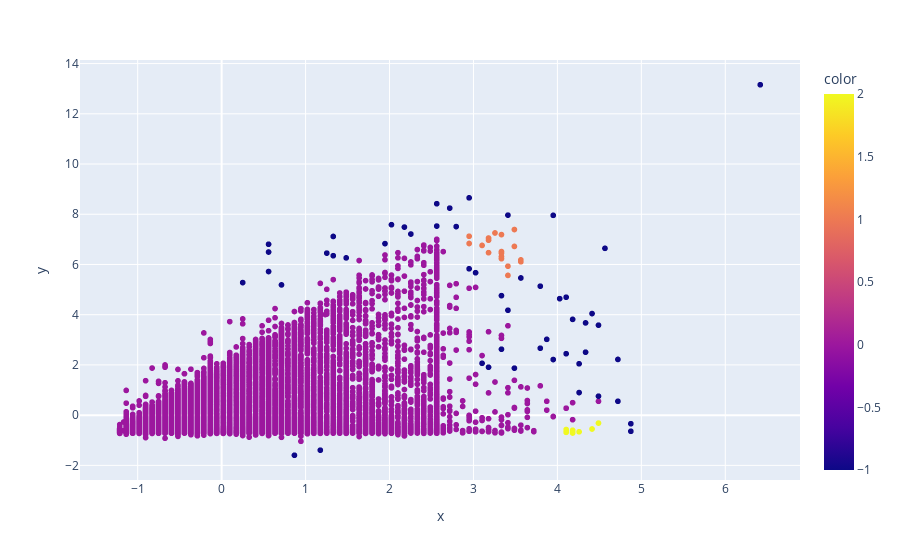

The code cell stored with this chart in its notebook:
### Code cell
grafico1 = px.scatter(x=X_cartao[:,0],y=X_cartao[:,1],color=rotulos)
grafico1.show()

### Figure 1 — Plotly figure (JSON) as saved in the notebook; plotly's stock layout.template omitted (floating-point values rounded to 4 significant figures; data arrays with more than 128 entries replaced by an {"elided": "..."} marker saying what was removed)
{"data": [{"hovertemplate": "x=%{x}<br>y=%{y}<br>color=%{marker.color}<extra></extra>", "legendgroup": "", "marker": {"color": {"elided": "30000 int values"}, "coloraxis": "coloraxis", "symbol": "circle"}, "mode": "markers", "name": "", "showlegend": false, "type": "scattergl", "x": {"elided": "30000 float values"}, "xaxis": "x", "y": {"elided": "30000 float values"}, "yaxis": "y"}], "layout": {"coloraxis": {"colorbar": {"title": {"text": "color"}}, "colorscale": [[0, "#0d0887"], [0.1111, "#46039f"], [0.2222, "#7201a8"], [0.3333, "#9c179e"], [0.4444, "#bd3786"], [0.5556, "#d8576b"], [0.6667, "#ed7953"], [0.7778, "#fb9f3a"], [0.8889, "#fdca26"], [1, "#f0f921"]]}, "legend": {"tracegroupgap": 0}, "margin": {"t": 60}, "xaxis": {"anchor": "y", "domain": [0, 1], "title": {"text": "x"}}, "yaxis": {"anchor": "x", "domain": [0, 1], "title": {"text": "y"}}}}
